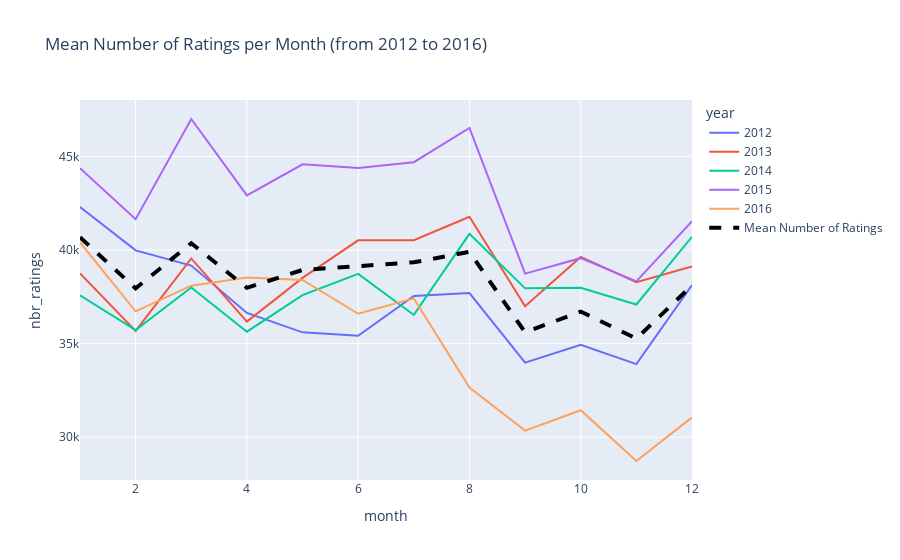

The cell this chart's notebook holds for it:
### Markdown cell above
From the plot above, we observe some seasonality of the beer's ratings. Indeed, we can remark that some months have some peak of ratings. The months December/January have the biggest increase. We can also see that the months of March, August and also slightly less May and October, have increases of the number of ratings.

### Code cell
# Create a new dataframe with the number of ratings per year_month
year_month_ratings_count_df = pd.DataFrame({'year_month': year_month_ratings_count.index, 'nbr_ratings': year_month_ratings_count.values})

# Create column year and month
year_month_ratings_count_df['year'] = year_month_ratings_count_df['year_month'].dt.year
year_month_ratings_count_df['month'] = year_month_ratings_count_df['year_month'].dt.month

# Keep only rows where the year is greater than 2011 and less than 2017 
year_month_ratings_count_filtered = year_month_ratings_count_df[(year_month_ratings_count_df.year > 2011) & (year_month_ratings_count_df.year < 2017)]

# Compute the mean number of ratings per month
mean_ratings_per_month = year_month_ratings_count_filtered.groupby('month')['nbr_ratings'].mean().reset_index(name='mean_nbr_ratings')

# Plot with plotly the mean number of ratings per month
fig = px.line(year_month_ratings_count_filtered, x='month', y='nbr_ratings', color='year', title='Mean Number of Ratings per Month (from 2012 to 2016)')
fig.add_trace(go.Scatter(x=year_month_ratings_count_filtered.month, y=mean_ratings_per_month.mean_nbr_ratings, mode='lines', name='Mean Number of Ratings', line=dict(color='black', dash='dash', width=4)))

fig.show()

### Figure 1 — Plotly figure (JSON) as saved in the notebook; plotly's stock layout.template omitted (floating-point values rounded to 4 significant figures)
{"data": [{"hovertemplate": "year=2012<br>month=%{x}<br>nbr_ratings=%{y}<extra></extra>", "legendgroup": "2012", "line": {"color": "#636efa", "dash": "solid"}, "marker": {"symbol": "circle"}, "mode": "lines", "name": "2012", "orientation": "v", "showlegend": true, "type": "scatter", "x": [1, 2, 3, 4, 5, 6, 7, 8, 9, 10, 11, 12], "xaxis": "x", "y": [42302, 39981, 39171, 36639, 35600, 35419, 37550, 37701, 33982, 34941, 33903, 38128], "yaxis": "y"}, {"hovertemplate": "year=2013<br>month=%{x}<br>nbr_ratings=%{y}<extra></extra>", "legendgroup": "2013", "line": {"color": "#EF553B", "dash": "solid"}, "marker": {"symbol": "circle"}, "mode": "lines", "name": "2013", "orientation": "v", "showlegend": true, "type": "scatter", "x": [1, 2, 3, 4, 5, 6, 7, 8, 9, 10, 11, 12], "xaxis": "x", "y": [38752, 35681, 39551, 36174, 38511, 40520, 40527, 41778, 36992, 39633, 38285, 39118], "yaxis": "y"}, {"hovertemplate": "year=2014<br>month=%{x}<br>nbr_ratings=%{y}<extra></extra>", "legendgroup": "2014", "line": {"color": "#00cc96", "dash": "solid"}, "marker": {"symbol": "circle"}, "mode": "lines", "name": "2014", "orientation": "v", "showlegend": true, "type": "scatter", "x": [1, 2, 3, 4, 5, 6, 7, 8, 9, 10, 11, 12], "xaxis": "x", "y": [37577, 35719, 38002, 35638, 37587, 38724, 36532, 40863, 37953, 37984, 37090, 40708], "yaxis": "y"}, {"hovertemplate": "year=2015<br>month=%{x}<br>nbr_ratings=%{y}<extra></extra>", "legendgroup": "2015", "line": {"color": "#ab63fa", "dash": "solid"}, "marker": {"symbol": "circle"}, "mode": "lines", "name": "2015", "orientation": "v", "showlegend": true, "type": "scatter", "x": [1, 2, 3, 4, 5, 6, 7, 8, 9, 10, 11, 12], "xaxis": "x", "y": [44376, 41650, 47004, 42924, 44583, 44383, 44696, 46530, 38741, 39565, 38323, 41538], "yaxis": "y"}, {"hovertemplate": "year=2016<br>month=%{x}<br>nbr_ratings=%{y}<extra></extra>", "legendgroup": "2016", "line": {"color": "#FFA15A", "dash": "solid"}, "marker": {"symbol": "circle"}, "mode": "lines", "name": "2016", "orientation": "v", "showlegend": true, "type": "scatter", "x": [1, 2, 3, 4, 5, 6, 7, 8, 9, 10, 11, 12], "xaxis": "x", "y": [40407, 36725, 38097, 38532, 38403, 36596, 37418, 32653, 30351, 31438, 28725, 31056], "yaxis": "y"}, {"line": {"color": "black", "dash": "dash", "width": 4}, "mode": "lines", "name": "Mean Number of Ratings", "type": "scatter", "x": [1, 2, 3, 4, 5, 6, 7, 8, 9, 10, 11, 12, 1, 2, 3, 4, 5, 6, 7, 8, 9, 10, 11, 12, 1, 2, 3, 4, 5, 6, 7, 8, 9, 10, 11, 12, 1, 2, 3, 4, 5, 6, 7, 8, 9, 10, 11, 12, 1, 2, 3, 4, 5, 6, 7, 8, 9, 10, 11, 12], "y": [40680.0, 37950.0, 40365, 37980.0, 38940.0, 39130.0, 39340.0, 39905, 35600.0, 36710.0, 35270.0, 38110.0]}], "layout": {"legend": {"title": {"text": "year"}, "tracegroupgap": 0}, "title": {"text": "Mean Number of Ratings per Month (from 2012 to 2016)"}, "xaxis": {"anchor": "y", "domain": [0, 1], "title": {"text": "month"}}, "yaxis": {"anchor": "x", "domain": [0, 1], "title": {"text": "nbr_ratings"}}}}
